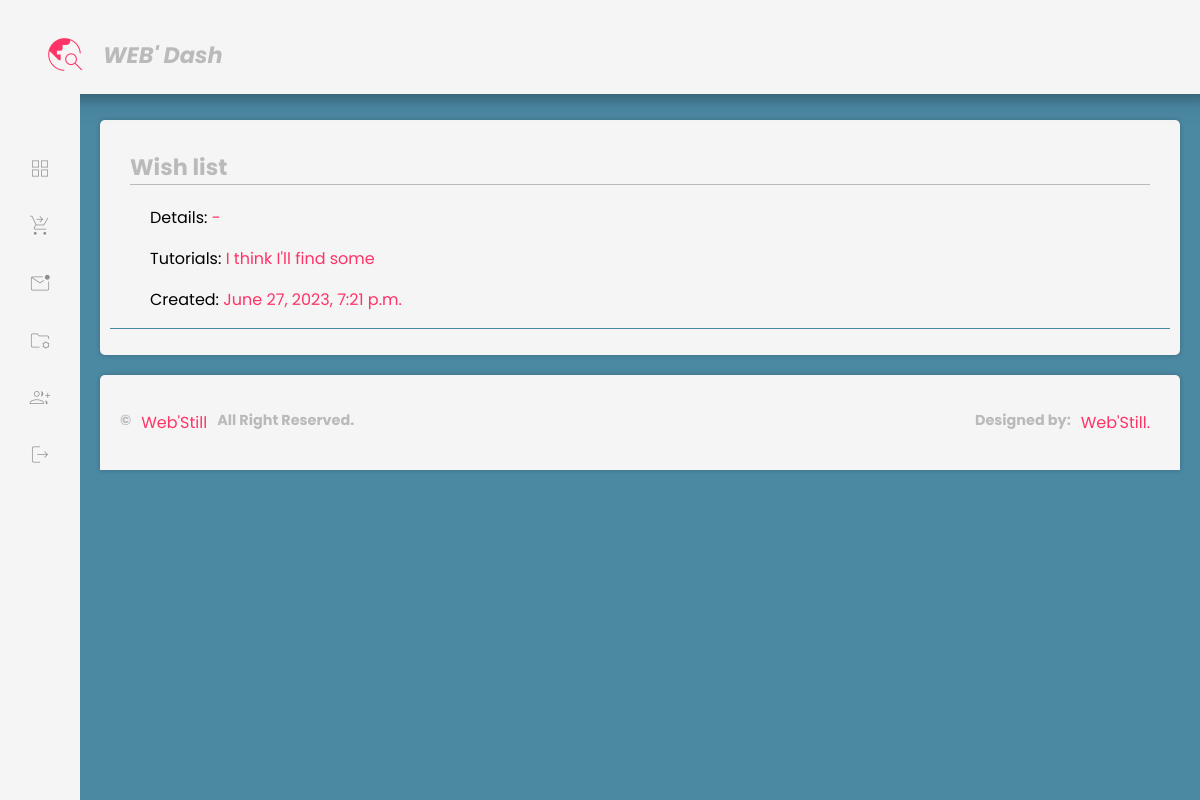
The app's page /dashboard/larn/6/ (signed in) with its own data.
### dashboard/models.py (models this page shows, shortened)
class Learn(models.Model):
    name = models.CharField(max_length=130)
    created = models.DateTimeField(auto_now_add=True, null=True)
    tutorials = models.TextField(max_length=10000)
    details = models.TextField(max_length=100000)
    class Meta:
        ordering = ['-created']

### dashboard/views.py (the view)
# urls.py: path('larn/<str:pk>/', views.Learn, name='learn'),
@login_required(login_url='login')
def Learn(request, pk):
    learn = models.Learn.objects.get(id=pk)
    context = {'learn': learn}
    return render(request, 'dash/learn.html', context)

### templates/dash/learn.html (shortened to what this page needs)
{% load static %}
<!DOCTYPE html>
<html>
<head>
	<link rel="stylesheet" type="text/css" href="{% static 'dash/style.css' %}">
</head>
<body>
{% include 'dash/navbar.html' %}
    	<main class="main">
			<div class="row">
                <div class="card-02">
                	<h2>{{learn.name}}</h2>
						<ul style="border-bottom: 1px solid #4b88a2">
                            <li><p>Details: <a>{{learn.details}}</a></p></li>
                            <li><p>Tutorials: <a>{{learn.tutorials}}</a></p></li>
                            <li><p>Created: <a>{{learn.created}}</a></p></li>
						</ul>
                </div>
            </div>
            {% include 'dash/footer.html' %}
		</main>
</div>
	</body>
</html>

### static/dash/style.css (style rules this page uses)
:root { --primary: #FF3366; --secondary: whitesmoke; --light: #FF3366; --dark: #4b88a2; --white: #fff; --hover: #274756; --card-radius: 5px; --border-radius: 3px; }
* { font-family: 'Poppins', sans-serif; }
html { background: var(--dark); }
body { padding: 0; margin: 0; position: relative; }
ul { list-style: none; }
a { color: var(--primary); text-decoration:none; cursor: pointer; }
h2 { font-size: 1.4rem; cursor: pointer; }
.row { width: 100%; display: flex; justify-content: center; flex-wrap: wrap; }
.card-02 { background: var(--secondary); position: relative; flex: 1; // max-width: 500px; min-width: 300px; margin: 10px; border-radius: var(--card-radius); padding: 10px; box-shadow: 0 0 5px rgba(0, 0, 0, .2); }
.main { margin: 110px 10px 0 10px; flex-direction: column; width: 100%; padding-left: 80px; }
.card-02 h2 { margin: 10px 30px; border-bottom: 1px solid var(--primary); }
a { cursor: pointer; }
h2 { color: var(--primary); filter: grayscale(100%) opacity(0.4); transition: 0.5s; }
.card-02 h2 { margin: 20px; }
ul { list-style-type: none; }

### records on screen
Learn: name "Wish list", details "-", tutorials "I think I'll find some", created "June 27, 2023, 7:21 p.m."
